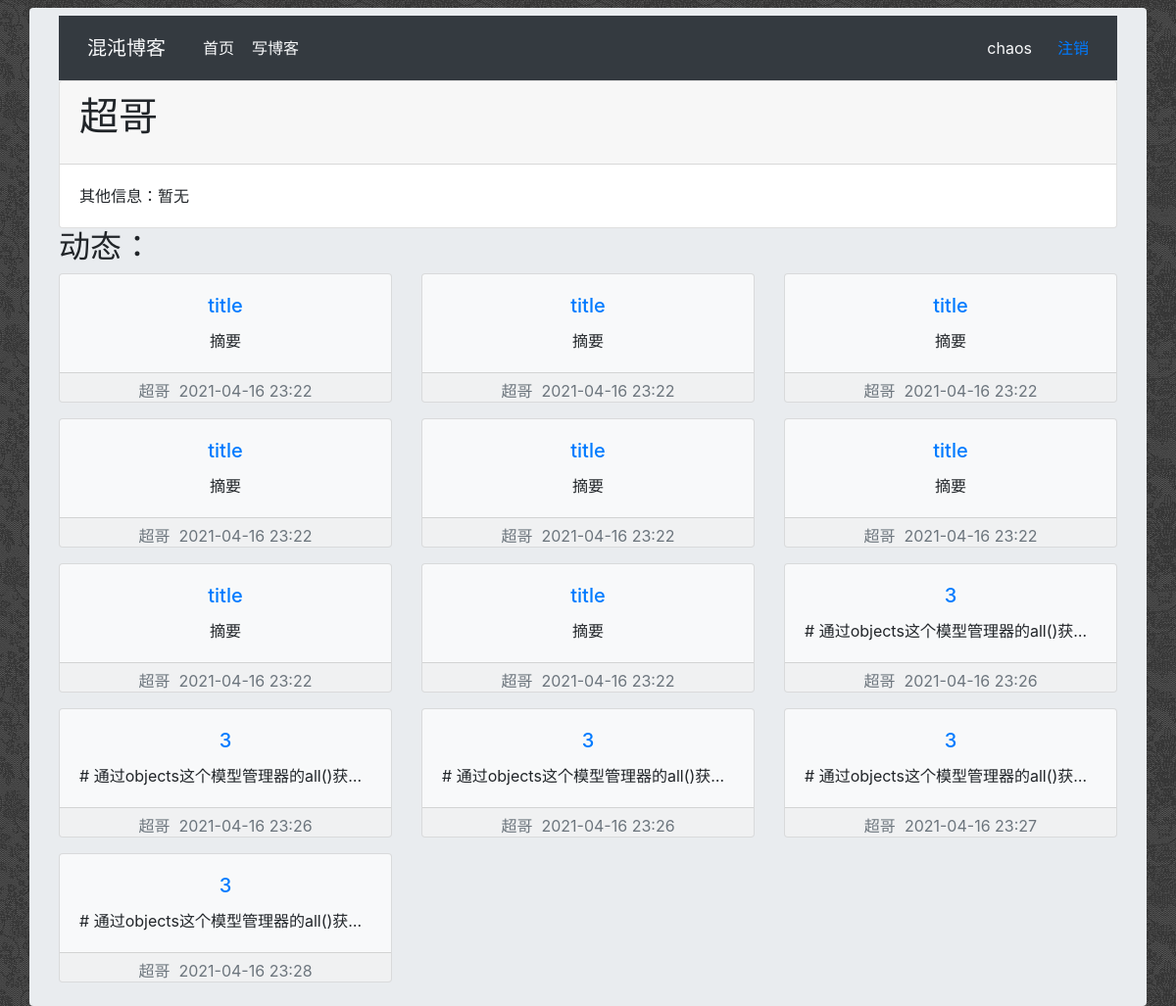
Page /userzone?nickname=超哥 (signed in) on the earlier database version.
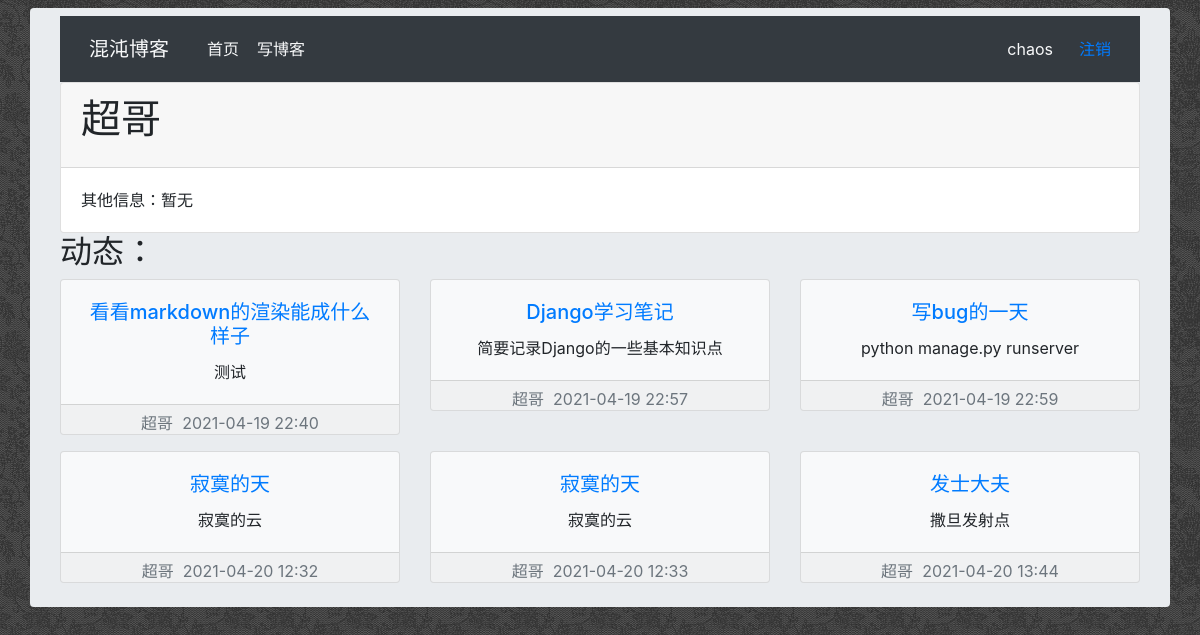
Same page on the later database version.
### blog/models.py (models this page shows)
class User(AbstractUser):
    nickname = models.CharField(max_length=128, default='chaos')
    pass

class Article(models.Model):
    security = models.CharField(max_length=32, default='')
    title = models.CharField(max_length=256, default='')
    abs = models.CharField(max_length=256, default='')
    kws = models.CharField(max_length=128, default='')
    date = models.CharField(max_length=32, default='')
    userid = models.CharField(max_length=128, default='')
    username = models.CharField(max_length=128, default='')
    content = models.CharField(max_length=99999, default='')
    type = models.CharField(max_length=32, default='')
    good = models.IntegerField(default=0)
    viewcount = models.IntegerField(default=0)

### blog/views.py (the view)
# urls.py: path("userzone", views.userzone, name="userzone"),
@login_required()
def userzone(req):
    if req.method == 'GET':
        uname = req.GET.get('nickname')
        u = db.get_user_by_nickname(uname)
        try:
            assert u is not None
            if u is not None:
                it = {}
                it['nickname'] = u.nickname
                it['email'] = u.username
                security = None
                if uname != req.user.nickname:
                    security = 'public'
                articles = db.get_articles_parms(security=security, user=uname)
                return render(req, 'person.html', {'it': it, "articles": articles})
        except:
            return redirect('index')

### blog/db.py (called while the page is built)
def get_user_by_nickname(uname):
    user = User.objects.filter(nickname=uname)
    try:
        return user[0]
    except:
        return None

def get_articles_parms(security=None,type=None,user=None,kws=None):
    try:
        a = Article.objects.all()
        if security is not None:
            a = a.filter(security=security)
        if type is not None:
            a = a.filter(type=type)
        if user is not None:
            a = a.filter(username=user)
        if kws is not None:
            a = a.filter(kws=kws)
        if len(a) > 0:
            return a
        return None
    except:
        return None

### templates/person.html (shortened to what this page needs)
{% extends 'layout.html' %}
{% block container %}
    <div class="container">
        <div class="card">
            <div class="card-header">
                <H1 class="card-title">{{ it.nickname }}</H1>
            </div>
            <div class="card-body">
                其他信息：暂无
            </div>
        </div>
        <h2>动态：</h2>
        <div class="row">
            {% for article in articles %}
                <div class="col-lg-4 col-sm-12 col-md-6">
                    <div class="card  rounded text-center mb-3 bg-light">
                        <div class="card-body">
                            <a target="_blank" href="article?aid={{ article.id }}"><h5
                                    class="card-title">{{ article.title }}</h5></a>
                            <div class="text-truncate">
                                {{ article.abs }}
                            </div>
                        </div>
                        <div class="card-footer  text-muted" style="height: 30px;">
                            <div class="d-flex justify-content-center ">
                                <a href="userzone?nickname={{ article.username }}"><p
                                        class="text-muted card-subtitle">{{ article.username }}</p></a>&nbsp;&nbsp;
                                <p class="card-subtitle mb-2">{{ article.date }}</p>
                            </div>
                        </div>
                    </div>
                </div>
            {% endfor %}
        </div>
    </div>
{% endblock %}

### templates/layout.html (shortened to what this page needs)
{% load static %}
<!DOCTYPE html>
<html lang="en">
<head>
    <link rel="stylesheet" href="https://cdn.staticfile.org/twitter-bootstrap/4.3.1/css/bootstrap.min.css">
</head>
<body style='background-image: url("{% static 'img/5-120601093105.jpg'  %}")'>
<div class="container pb-2 mt-2 rounded"  style="background-color: rgb(233,236,239);">
    <div class="rounded row clearfix mx-0">
        <div class="rounded col-md-12 column mt-2">
            <nav class="navbar navbar-expand-lg navbar-dark bg-dark">
                <div class="btn navbar-brand text-light">混沌博客</div>
                <div class="collapse navbar-collapse" id="navbarScroll">
                    <ul class="navbar-nav mr-auto my-2 my-lg-0 navbar-nav-scroll" style="max-height: 100px;">
                        <li class="nav-item active ">
                            <a class="btn nav-link  text-light" href="index">首页<span class="sr-only">(current)</span></a>
                        </li>
                        <li class="nav-item">
                            <a class="nav-link text-light btn" href="/newarticle">写博客</a>
                        </li>
                    </ul>
                    <div class="d-flex text-light " style="align-items: center;justify-content: center;height: 50px;">
                        {% if user.is_authenticated %}
                         <a class="btn text-light" href="userzone?nickname={{ user.nickname }}">{{ user.nickname }}</a>
                         <a class="btn btn-link" href="logout">注销</a>
                        {% else %}
                        <a class="btn text-light" href="#">游客</a>
                        <a class="btn btn-link" href="login">登录</a>
                        {% endif %}
                    </div>
                </div>
            </nav>
        </div>
    </div>
{% block container %}
{% endblock %}
</div>
</body>
</html>

Differences in the rows shown:
removed Article: title "title", abs "摘要", username "超哥", date "2021-04-16 23:22"
removed Article: title "title", abs "摘要", username "超哥", date "2021-04-16 23:22"
removed Article: title "title", abs "摘要", username "超哥", date "2021-04-16 23:22"
removed Article: title "title", abs "摘要", username "超哥", date "2021-04-16 23:22"
removed Article: title "title", abs "摘要", username "超哥", date "2021-04-16 23:22"
removed Article: title "title", abs "摘要", username "超哥", date "2021-04-16 23:22"
removed Article: title "title", abs "摘要", username "超哥", date "2021-04-16 23:22"
removed Article: title "title", abs "摘要", username "超哥", date "2021-04-16 23:22"
removed Article: title "3", abs "# 通过objects这个模型管理器的all()获…", username "超哥", date "2021-04-16 23:26"
removed Article: title "3", abs "# 通过objects这个模型管理器的all()获…", username "超哥", date "2021-04-16 23:26"
removed Article: title "3", abs "# 通过objects这个模型管理器的all()获…", username "超哥", date "2021-04-16 23:26"
removed Article: title "3", abs "# 通过objects这个模型管理器的all()获…", username "超哥", date "2021-04-16 23:27"
removed Article: title "3", abs "# 通过objects这个模型管理器的all()获…", username "超哥", date "2021-04-16 23:28"
added Article: title "看看markdown的渲染能成什么样子", abs "测试", username "超哥", date "2021-04-19 22:40"
added Article: title "Django学习笔记", abs "简要记录Django的一些基本知识点", username "超哥", date "2021-04-19 22:57"
added Article: title "写bug的一天", abs "python manage.py runserver", username "超哥", date "2021-04-19 22:59"
added Article: title "寂寞的天", abs "寂寞的云", username "超哥", date "2021-04-20 12:32"
added Article: title "寂寞的天", abs "寂寞的云", username "超哥", date "2021-04-20 12:33"
added Article: title "发士大夫", abs "撒旦发射点", username "超哥", date "2021-04-20 13:44"
